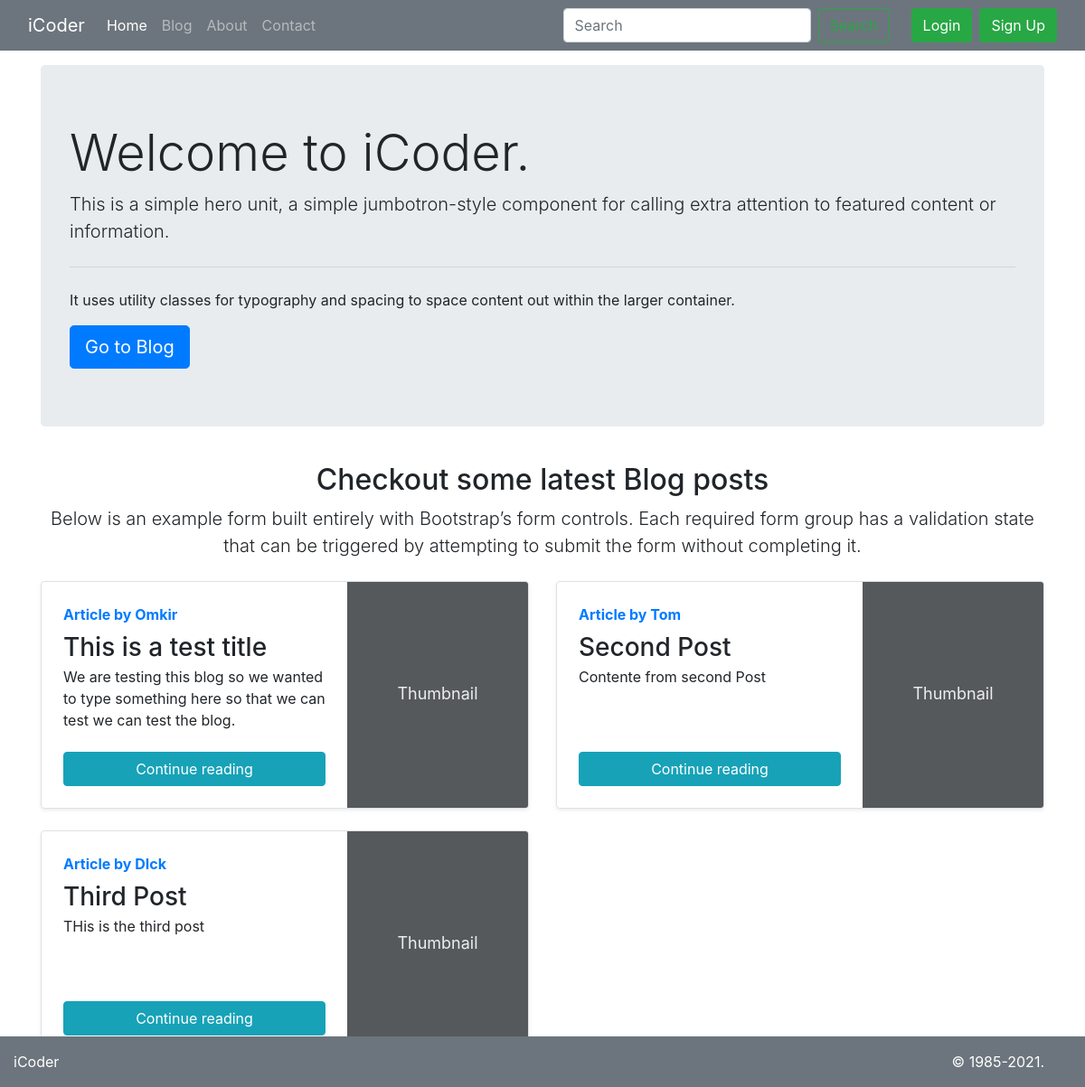
Before: / with the older database file.
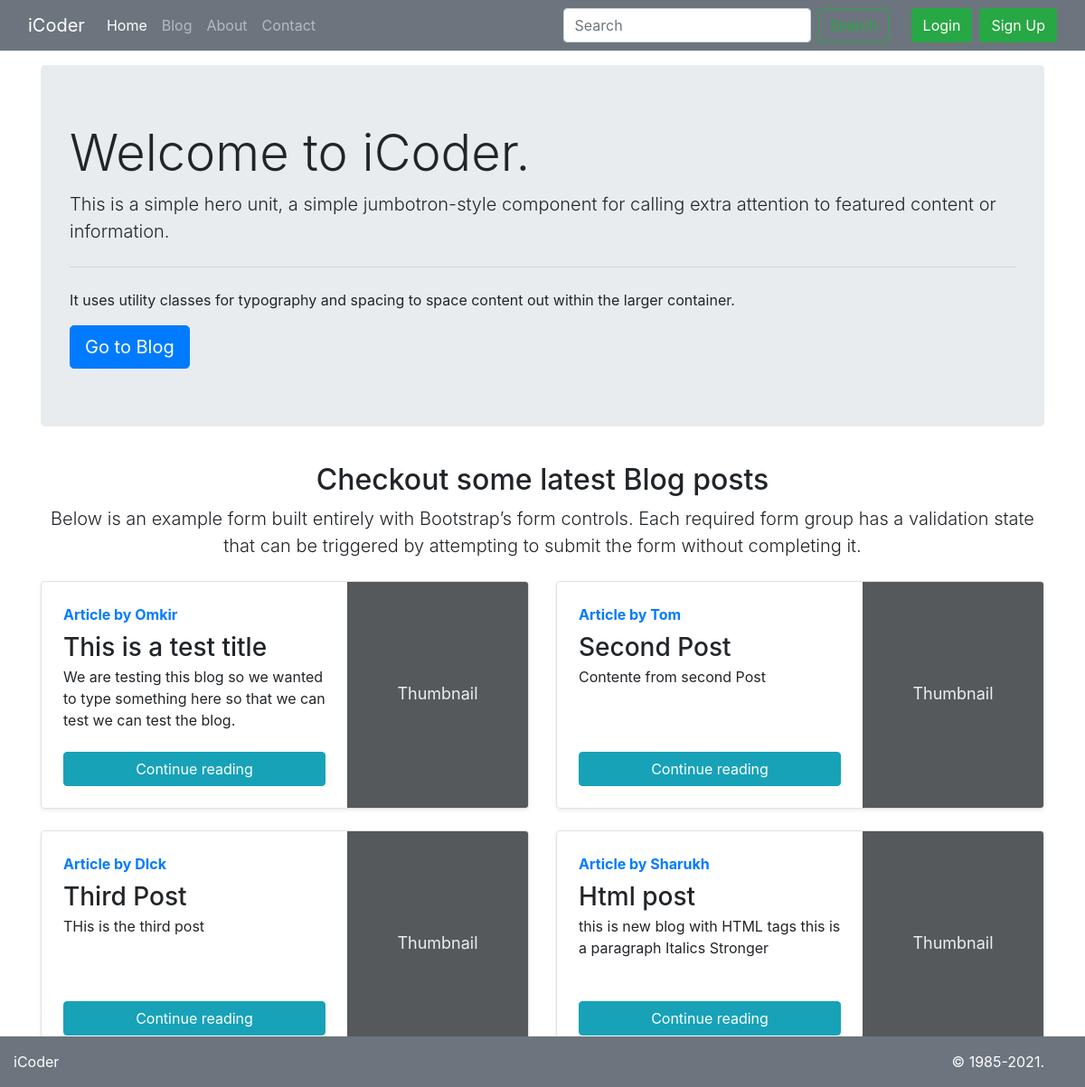
After: the same page with the newer database file.
### blog/models.py (models this page shows, shortened)
class Post(models.Model):
	sno = models.AutoField(primary_key=True)
	title = models.CharField(max_length=255)
	content = models.TextField()
	author = models.CharField(max_length=30)
	slug = models.CharField(max_length=130)
	views = models.IntegerField(default=0)
	timestamp = models.DateTimeField(blank=True)

### home/views.py (the view)
# urls.py: path('', views.home, name="home"),
def home(request):
	allPosts = Post.objects.all()
	context = {'allPosts': allPosts}
	return render(request, 'home/home.html',context)

### templates/home/home.html (shortened to what this page needs)
{% extends "base.html" %}
{% block homeactive %}active{% endblock homeactive %}
{% block body %}
<div class="container my-3">
    <div class="jumbotron">
        <h1 class="display-4">Welcome to iCoder.</h1>
        <p class="lead">This is a simple hero unit, a simple jumbotron-style component for calling extra attention to featured content or information.</p>
        <hr class="my-4">
        <p>It uses utility classes for typography and spacing to space content out within the larger container.</p>
        <a class="btn btn-primary btn-lg" href="/blog" role="button">Go to Blog</a>
    </div>
</div>
<div class="container">
    <div class="py-2 text-center">
        <h2>Checkout some latest Blog posts</h2>
        <p class="lead">Below is an example form built entirely with Bootstrap’s form controls. Each required form group has a validation state that can be triggered by attempting to submit the form without completing it.</p>
    </div>
    <div class="row mb-2">
        {% for post in allPosts %}
        <div class="col-md-6">
            <div class="row no-gutters border rounded overflow-hidden flex-md-row mb-4 shadow-sm h-md-250 position-relative">
                <div class="col p-4 d-flex flex-column position-static">
                    <strong class="d-inline-block mb-2 text-primary">Article by {{post.author}}</strong>
                    <h3 class="mb-0">{{post.title}}</h3>
                    <p class="card-text mb-auto">{{post.content |striptags| truncatechars:150}}</p>
                    <a href="/blog/{{post.slug}}" role="button" class="btn btn-info mt-1">Continue reading</a>
                </div>
                <div class="col-auto d-none d-lg-block">
                    <svg class="bd-placeholder-img" width="200" height="250" xmlns="http://www.w3.org/2000/svg" role="img" aria-label="Placeholder: Thumbnail" preserveAspectRatio="xMidYMid slice" focusable="false">
                        <rect width="100%" height="100%" fill="#55595c"></rect><text x="50%" y="50%" fill="#eceeef" dy=".3em">Thumbnail</text>
                    </svg>
                </div>
            </div>
        </div>
        {% endfor %}
    </div>
</div>
{% endblock body %}

### templates/base.html (shortened to what this page needs)
<!doctype html>
<html lang="en">
<head>
    <link rel="stylesheet" href="https://cdn.jsdelivr.net/npm/bootstrap@4.6.0/dist/css/bootstrap.min.css">
</head>
<body>
    <nav class="navbar navbar-expand-lg navbar-dark bg-secondary sticky-top">
        <div class="container-fluid">
            <a class="navbar-brand" href="/">iCoder</a>
            <div class="collapse navbar-collapse" id="navbarSupportedContent">
                <ul class="navbar-nav me-auto mb-2 mb-lg-0">
                    <li class="nav-item">
                        <a class="nav-link {% block homeactive %} {% endblock homeactive %}" aria-current="page" href="/">Home</a>
                    </li>
                    <li class="nav-item">
                        <a class="nav-link {% block blogactive %} {% endblock blogactive %}" href="/blog">Blog</a>
                    </li>
                    <li class="nav-item">
                        <a class="nav-link {% block aboutactive %} {% endblock aboutactive %}" href="/about">About</a>
                    </li>
                    <li class="nav-item">
                        <a class="nav-link {% block contactactive %} {% endblock contactactive %}" href="/contact">Contact</a>
                    </li>
                </ul>
            </div>
            <form method="get" action="/search" class="form-inline mr-4">
                <input class="form-control mr-sm-2" type="search" placeholder="Search" aria-label="Search" name="query" id="query">
                <button class="btn btn-outline-success my-2 my-sm-0" type="search">Search</button>
            </form>
            {% if user.is_authenticated %}
            <ul class="navbar-nav">
                <li class="nav-item dropdown">
                    <a class="nav-link dropdown-toggle " data-toggle="dropdown" href="#" role="button" aria-haspopup="true" aria-expanded="false">Welcome {{request.user}}</a>
                    <div class="dropdown-menu">
                        <a class="dropdown-item" href="/logout/">Logout</a>
                    </div>
                </li>
            </ul>
            <a href="/admin" target="_blank" role="button" class="btn btn-outline-danger ml-2">Admin Panel</a>
            {% else %}
            <button type="button" class="btn btn-success mr-2" data-toggle="modal" data-target="#loginModal">
                Login
            </button>
            <button type="button" class="btn btn-success" data-toggle="modal" data-target="#signupModal">
                Sign Up
            </button>
            {% endif %}
        </div>
    </nav>
    <span class="mb-5 pb-5" style="margin-bottom: 300px !important;">
        {% block body %}
        {% endblock body %}
    </span>
    <footer class="footer mt-auto py-3 bg-secondary text-white fixed-bottom">
        <div class="container-fluid row">
            <span class="col-md-6">iCoder</span>
            <span class="col-md-6 text-right">© 1985-2021.</span>
        </div>
    </footer>
</body>
</html>

### templates/home/home.html (style rules this page uses)
.bd-placeholder-img { font-size: 1.125rem; text-anchor: middle; -webkit-user-select: none; -moz-user-select: none; -ms-user-select: none; user-select: none; }

Changed rows visible on the page:
added Post: author "Sharukh", title "Html post", content "this is new blog with HTML tags this is a paragraph Italics Stronger"
